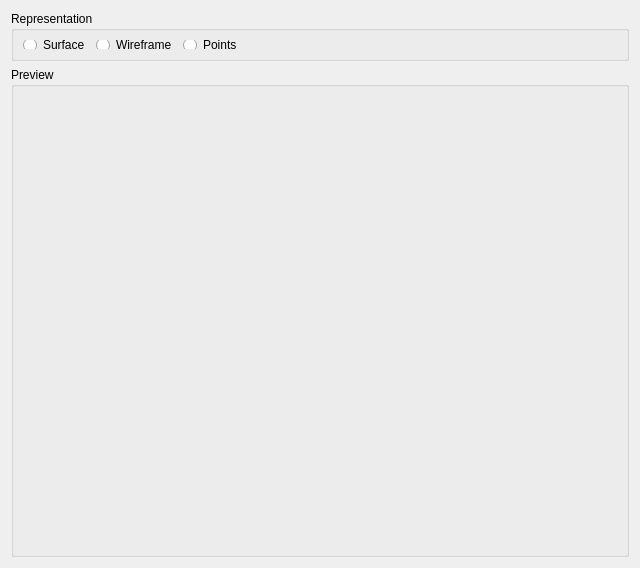
<?xml version="1.0" encoding="UTF-8"?>
<ui version="4.0">
 <class>RepresentationWidget</class>
 <widget class="QWidget" name="RepresentationWidget">
  <property name="geometry">
   <rect>
    <x>0</x>
    <y>0</y>
    <width>640</width>
    <height>568</height>
   </rect>
  </property>
  <property name="windowTitle">
   <string>Form</string>
  </property>
  <layout class="QGridLayout" name="gridLayout_2">
   <item row="0" column="0">
    <layout class="QGridLayout" name="gridLayout">
     <item row="2" column="0" colspan="4">
      <widget class="QGroupBox" name="groupBox">
       <property name="title">
        <string>Preview</string>
       </property>
       <layout class="QGridLayout" name="gridLayout_3">
        <item row="0" column="0">
         <layout class="QVBoxLayout" name="previewLayout"/>
        </item>
       </layout>
      </widget>
     </item>
     <item row="1" column="0" colspan="4">
      <widget class="QGroupBox" name="groupBox_2">
       <property name="maximumSize">
        <size>
         <width>16777215</width>
         <height>50</height>
        </size>
       </property>
       <property name="title">
        <string>Representation</string>
       </property>
       <layout class="QGridLayout" name="gridLayout_4">
        <item row="0" column="0">
         <layout class="QHBoxLayout" name="horizontalLayout">
          <item>
           <widget class="QRadioButton" name="surfaceRadioButton">
            <property name="text">
             <string>Surface</string>
            </property>
           </widget>
          </item>
          <item>
           <widget class="QRadioButton" name="wireframeRadioButton">
            <property name="text">
             <string>Wireframe</string>
            </property>
           </widget>
          </item>
          <item>
           <widget class="QRadioButton" name="pointsRadioButton">
            <property name="text">
             <string>Points</string>
            </property>
           </widget>
          </item>
          <item>
           <spacer name="horizontalSpacer">
            <property name="orientation">
             <enum>Qt::Horizontal</enum>
            </property>
            <property name="sizeHint" stdset="0">
             <size>
              <width>40</width>
              <height>20</height>
             </size>
            </property>
           </spacer>
          </item>
         </layout>
        </item>
       </layout>
      </widget>
     </item>
    </layout>
   </item>
  </layout>
 </widget>
 <resources/>
 <connections/>
</ui>
